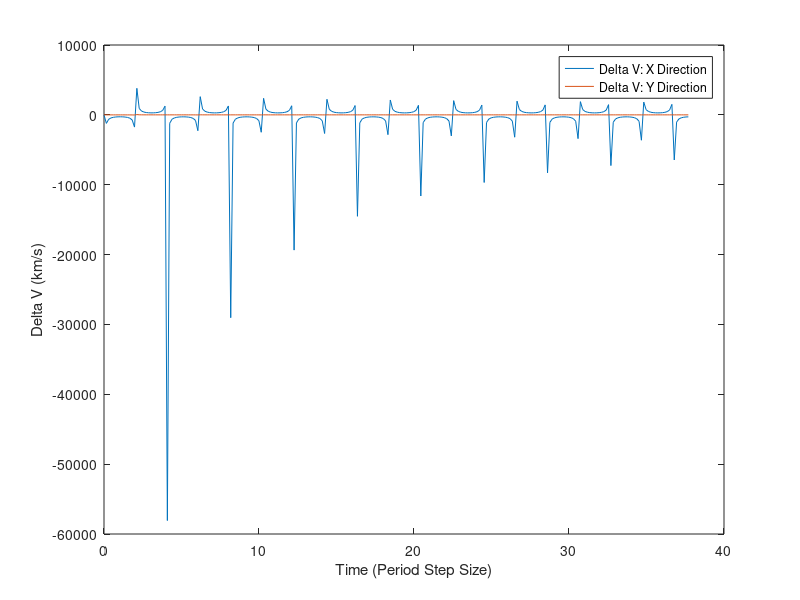

Write the MATLAB code that produced this figure.
%=======================Rascal Senior Design===============================
%============================RCL-C-NAV1====================================
%=======================Author: Tom Moline=================================
%=====================Approval: Nate Richard===============================
%=====================Revision: - =========================================
%===============Last Edit Date: October 9, 2013============================

%============================Summary=======================================
%This script serves as a preliminary method of calculating the delta V
%associated with orbital maneuvers made relative to another satellite,
%specifically, that between Butch (a released satellite) and Sundance (a
%secured satellite).

%============================Inputs========================================
% Rp = Orbital Periapsis Altitude (km)
% Ra = Orbital Apoapsis Altitude (km)
% rstar_ =Inital Location of Chase Satellite Relative to Focal Point(km)
% r_ = Initial Location of Target Satellite Relatvie to Focal Point (km)
%    NOTE: This is assumed to be a 3-D Vector input [x, y]
%
% All variables with star in name are of chase satellite. All others are of
% the target satellite.
%
% All variables with an underscore are vectors


%===========================Outputs========================================
% Total Delta V to go from intial positon to one within 10 m of Sundance

%==========================Begin Code======================================

clear
clc

Rp = input('Please input the periapsis of a selected orbit: ');
Ra = input('Please input the apoapsis of a selected orbit: ');

% Calculate Orbital Parameters
e = (Ra-Rp)/(Ra+Rp); %Eccentricity of Orbit
a = Ra/(1+e); %Semi-Major Axis, km
mu = 398600; %Standard Gravitational Parameter of Earth, m^3/s^2
period=2*pi*sqrt(a^3/mu);

% Ask for Initial Locations of Satellites
rstar_ = input('Please input the inital displacement vector of chase satellite: ');
r_ = input('Please input the initial displacement vector of target satellite: ');

% Calculate Local Gravity Gradient Matrix

grav_=(mu/rstar_(1)^3)*[2 0 0 ; 0 -1 0; 0 0 -1];
n=sqrt(mu/rstar_(1)^3);

%Indicate desired orbital time step for final rendezvous

t=linspace(0,12*pi,250);
%t=pi;

for i=1:length(t)
	
	%Calculate Delta V

	s=sin(n*t(i)*(180/pi));
	c=cos(n*t(i)*(180/pi));

	M=[(4-3*c) 0 0;6*(s-n*t(i)) 1 0;0 0 c];
	N=[s/n (2/n)*(1-c) 0; -(2/n)*(1-c) (4*s-3*n*t(i))/n 0; 0 0 s/n];
	S=[3*n*s 0 0; -6*n*(1-c) 0 0; 0 0 -n*s];
	T=[c 2*s 0; -2*s 4*c-3 0; 0 0 c];

	deltav=(T/N*M-S)*r_;
    deltav_x(i)=deltav(1);
    deltav_y(i)=deltav(2);
	%deltav_y=(T/N*M-S)*r_(2);

end

plot(t,deltav_x,t,deltav_y)
xlabel('Time (Period Step Size)')
ylabel('Delta V (km/s)')
legend('Delta V: X Direction','Delta V: Y Direction')
